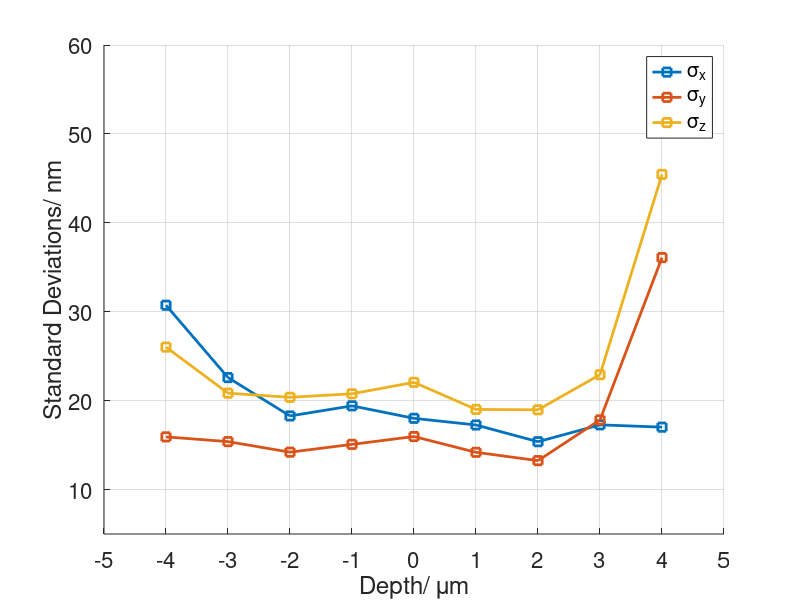
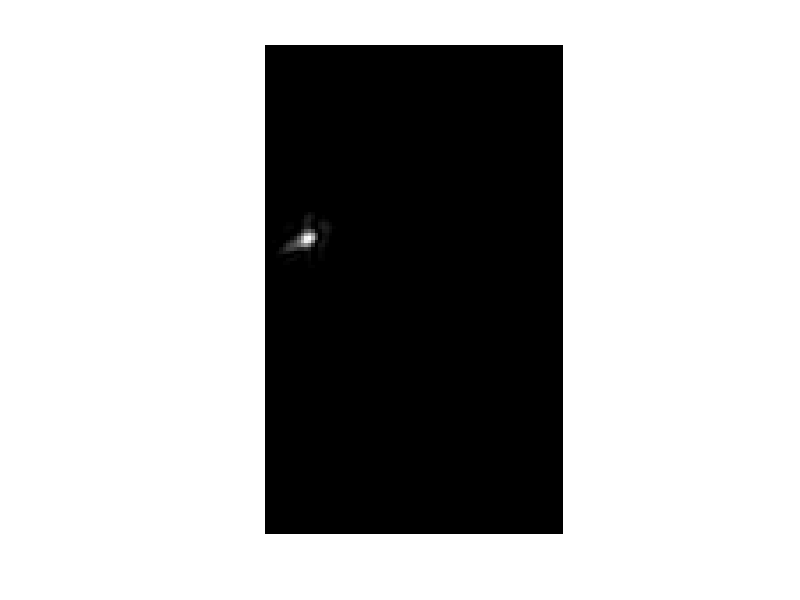

Write MATLAB code to recreate these figures, in order. (Note: this script raises an error after producing the figures.)
% This script displays the results of the precision test, including the
% precision as a funciton of depth, two-lobe-disparity as a function of
% depth, PSF lateral shift as a function of depth and the recovered PSFs for
% each depth superimposed. It can run with the save results of the script
% "Precision_depth.m", namely Xs.mat, Ys.mat, Zs.mat, SRP.mat and
% SRN.mat.
% -------------------------------------

load('Xs.mat');load('Ys.mat');load('Zs.mat');

% --calsulate and show the standard deviations of the 1000 measurements for
% each depth, i.e. the precision test result--
figure;hold on
plot(-4:4,std(Xs(:,1:9)),'-s','linewidth',2);
plot(-4:4,std(Ys(:,1:9)),'-s','linewidth',2);
plot(-4:4,std(Zs(:,1:9)),'-s','linewidth',2);
hold off
xlabel('Depth/ \mum')
ylabel('Standard Deviations/ nm')
grid on
set(gca, 'fontsize',16)
xlim([-5 5])
xticks(-5:1:5)
ylim([5 60])
legend('\sigma_{x}','\sigma_{y}','\sigma_{z}')

% --load the saved recovered PSFs to calculate the two-lobe-disparity and PSF
% lateral translation. Display the results against depth.--
load('SRP');load('SRN');
RECPS=zeros(138,84);RECNS=RECPS;RECPpara=[];RECNpara=[];
P_row=43;P_col=21;N_row=98;N_col=21;psfSize=20;Size=[138 84];
figure;
for z=1:11
    % -- find the centroid of deconvolved PSFs 
    temp=zeros(Size(1),Size(2));
    temp(P_row-psfSize-15:P_row+psfSize,P_col-psfSize:P_col+psfSize+10)=SRP(P_row-psfSize-15:P_row+psfSize,P_col-psfSize:P_col+psfSize+10,z);
    RECP=temp;
    temp=zeros(Size(1),Size(2));
    temp(N_row-psfSize:N_row+psfSize+15,N_col-psfSize:N_col+psfSize+10)=SRN(N_row-psfSize:N_row+psfSize+15,N_col-psfSize:N_col+psfSize+10,z);
    RECN=temp;
    clear temp;
    imshow(RECP,[]);
    [M,I]=max(RECP(:));
    [I_rowp, I_colp] = ind2sub(size(RECP),I);
    RECPpara=[RECPpara;gaussFit(RECP,[I_colp,I_rowp])];
    [M,I]=max(RECN(:));
    [I_row, I_col] = ind2sub(size(RECN),I);
    RECNpara=[RECNpara;gaussFit(RECN,[I_col,I_row])];
    RECPS=RECPS+RECP;
    RECPS(floor((P_row+N_row)/2):end,:)=0;
    RECNS=RECNS+RECN;
    RECNS(1:floor((P_row+N_row)/2),:)=0;
    imshowpair(RECP,RECN);hold on
    plot(I_colp,I_rowp,'r*');
    plot(RECPpara(:,2),RECPpara(:,4),'go');
    hold off
    disp(['depth: ',num2str(z),' /11.']);
end
% --plot the averaged recovered PSFs superimposed for all the depths--
imshowpair(sum(SRP,3),sum(SRN,3),'ColorChannels','red-cyan');
title({'Recovered PSFs superimposed','throughout the depth range'})

% --plot the two-lobe disparity and the lateral shift in the PSFs as a
% function of depth--
figure;hold on
yyaxis left
%plot(-4:5,RECNpara(1:10,4)-RECPpara(1:10,4),'-o','linewidth',2);
plot(-4:5,(RECNpara(1:10,4)-RECPpara(1:10,4)),'-o','linewidth',2);%.*13./60
xlabel('Depth / \mum')
ylabel('Two-lobe disparity / pixel')
%ylabel('Two-lobe disparity / \mum')
grid on
set(gca, 'fontsize',16)
xlim([-5 5])
xticks(-5:1:5)
%ylim([5 22.5])
%yticks(5:2.5:25)

yyaxis right
plot(-4:5,(RECNpara(1:10,2)-ones(1,10).*RECNpara(5,2)),'-o','linewidth',2);%.*13./60
ylabel('Shift in x / pixel')
%ylabel('Shift in x / \mum')
%ylim([-2.2 1])
hold off

